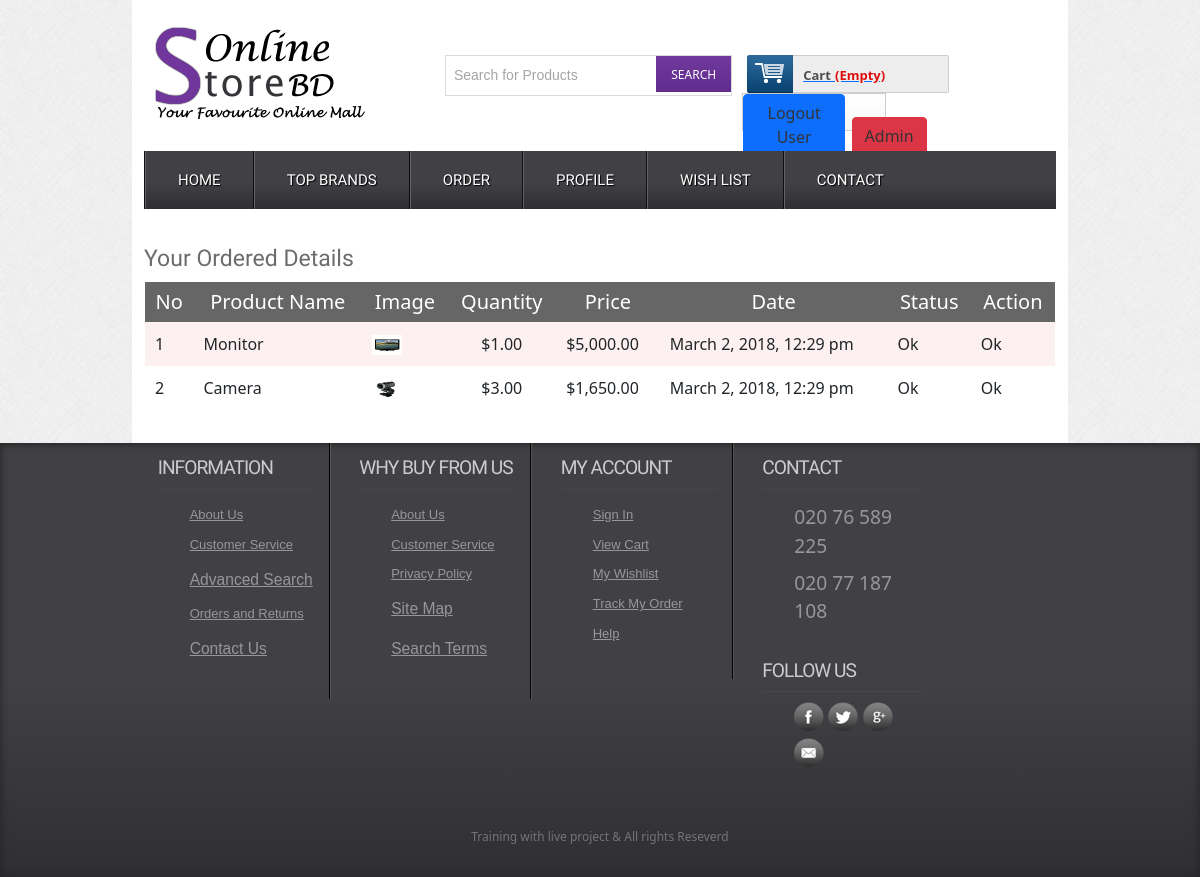
Page /orderdetails.php (signed in) on the committed database.
### tables this page shows
CREATE TABLE `tbl_order` (
  `id` int(11) NOT NULL,
  `cmrId` int(11) NOT NULL,
  `productId` int(11) NOT NULL,
  `productName` varchar(255) NOT NULL,
  `quantity` int(11) NOT NULL,
  `price` float NOT NULL,
  `image` varchar(255) NOT NULL,
  `date` datetime NOT NULL DEFAULT current_timestamp(),
  `status` int(11) NOT NULL DEFAULT 0
);

### classes/Cart.php (called while the page is built, shortened)
<?php
$filepath = realpath(dirname(__FILE__));
include_once($filepath.'/../lib/Database.php');
include_once($filepath.'/../helpers/Format.php');
 ?>
<?php
class Cart
{
    private $db;
    public function __construct()
    {
        $this->db = new Database();
    }
    public function getOrderProduct($cmrId)
    {
        $query = "SELECT * FROM tbl_order WHERE cmrId = '$cmrId' ORDER BY date DESC";
        $result = $this->db->select($query);
        return $result;
    }
}

### lib/Database.php (called while the page is built, shortened)
<?php
class Database
{
    public $host   = DB_HOST;
    public $user   = DB_USER;
    public $pass   = DB_PASS;
    public $dbname = DB_NAME;
    public $link;
    private function connectDB()
    {
        $this->link = new mysqli(
            $this->host,
            $this->user,
            $this->pass,
            $this->dbname
        );
    }
    public function select($query)
    {
        $result = $this->link->query($query) or
        die($this->link->error . __LINE__);
        if ($result->num_rows > 0) {
            return $result;
        } else {
            return false;
        }
    }
}

### lib/Session.php (called while the page is built, shortened)
<?php
class Session
{
    public static function get($key)
    {
        if (isset($_SESSION[$key])) {
            return $_SESSION[$key];
        } else {
            return false;
        }
    }
}

### helpers/Format.php (called while the page is built, shortened)
<?php
class Format
{
    public function formatDate($date)
    {
        return date('F j, Y, g:i a', strtotime($date));
    }
}

### orderdetails.php (the view, shortened to what this page needs)
<?php include 'inc/header.php'; ?>
 <div class="main">
    <div class="content">
    		<div class="section group">
    			<div class="order">
    				<h2>Your Ordered Details</h2>
    				<table class="tblone">
							<tr>
								<th>No</th>
								<th>Product Name</th>
								<th>Image</th>
								<th>Quantity</th>
								<th>Price</th>
								<th>Date</th>
								<th>Status</th>
								<th>Action</th>
							</tr>
							<?php
                            $cmrId = Session::get("cmrId");
                            $getOrder = $ct->getOrderProduct($cmrId);
                            if ($getOrder) {
                                $i=0;
                                while ($result = $getOrder->fetch_assoc()) {
                                    $i++; ?>
							<tr>
								<td><?php echo $i; ?></td>
								<td><?php echo $result['productName']; ?></td>
								<td><img src="admin/<?php echo $result['image']; ?>" alt=""/></td>
								<td style="text-align:center;">$<?php echo $result['quantity'].".00"; ?></td>
								<td>$<?php echo number_format($result['price']).".00"; ?></td>
                                <td><?php echo $fm->formatDate($result['date']); ?></td>
                                <td><?php
                                if ($result['status'] == '0') {
                                    echo "Pending";
                                } elseif ($result['status'] == '1') {
                                    echo "Shifted";
                                } else {
                                    echo "Ok";
                                } ?></td>
                                <?php if ($result['status'] == '1') {
                                    ?>
								<td><a href="?customerId=<?php echo $cmrId; ?>&price=<?php echo $result['price']; ?>&time=<?php echo $result['date']; ?>">Confirm</a></td>
                                <?php
                                } elseif ($result['status'] == '2') {
                                    ?>
								<td>Ok</td>
                                <?php
                                } elseif ($result['status'] == '0') {
                                    echo "<td>N/A</td>";
                                } ?>
							</tr>
							<?php
                                }
                            } ?>
						</table>
    			</div>
    		</div>
    </div>
 </div>
<?php include 'inc/footer.php'; ?>

### css/style.css (style rules this page uses)
html,body,div,span,applet,object,iframe,h1,h2,h3,h4,h5,h6,p,blockquote,pre,a,abbr,acronym,address,big,cite,code,del,dfn,em,img,ins,kbd,q,s,samp,small,strike,strong,sub,sup,tt,var,b,u,i,dl,dt,dd,ol,nav ul,nav li,fieldset,form,label,legend,table,caption,tbody,tfoot,thead,tr,th,td,article,aside,canvas,details,embed,figure,figcaption,footer,header,hgroup,menu,nav,output,ruby,section,summary,time,mark,audio,video { margin:0;padding:0;border:0;font-size:100%;font:inherit;vertical-align:baseline; }
table { border-collapse:collapse;border-spacing:0; }
img { max-width:100%; }
body { font-family:Arial, Helvetica, sans-serif; background:url(../images/body_bg3.jpg); }
.section { clear: both; padding: 0px; margin: 0px; }
.group:before, .group:after { content:""; display:table; }
.group:after { clear:both; }
.group { zoom:1; }
.content { padding:20px 0; background:#FFF; }
.content h2 { font-size:23px; color:#6C6C6C; font-family: 'Monda', sans-serif; }
.tblone { border: 1px solid #fff; margin-bottom: 12px; width: 100%; }
.tblone th { background: #666 none repeat scroll 0 0; color: #fff; font-size: 20px; padding: 5px 8px; text-align: center; }
.tblone td { padding:10px;text-align:center; }
table.tblone tr:nth-child(2n+1) { background:#fff;height:30px; }
table.tblone tr:nth-child(2n) { background:#fdf0f1;height:30px; }
table.tblone img { height: 20px; width: 30px; }

### orderdetails.php (style rules this page uses)
.tblone tr td { text-align: justify; }

### rows in the picture
tbl_order: productName "Monitor", image (picture), quantity "1", price "5,000", date "March 2, 2018, 12:29 pm", status "Ok"
tbl_order: productName "Camera", image (picture), quantity "3", price "1,650", date "March 2, 2018, 12:29 pm", status "Ok"
